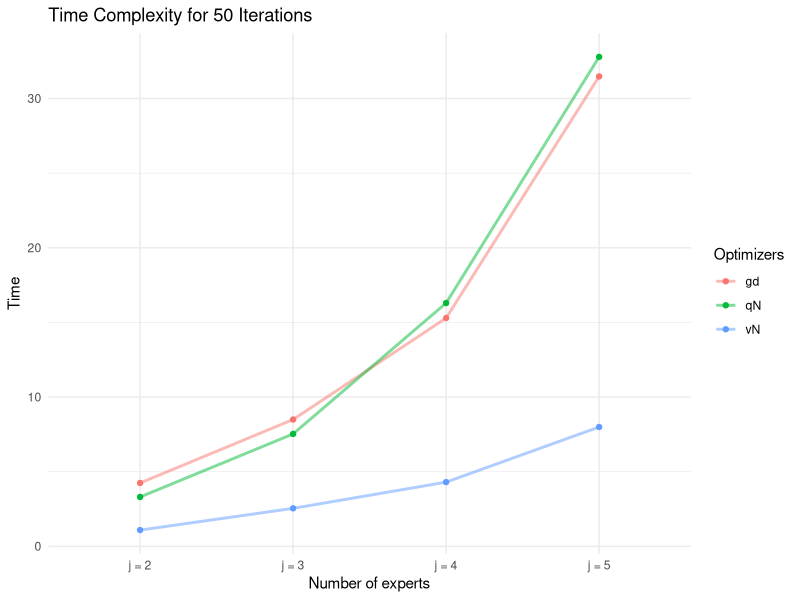

Here is the R script that generated this plot:
library(ggplot2)
library(tidyr)
df=data.frame(size=c("j = 2","j = 3","j = 4","j = 5"),
              gd=c(4.245, 8.496, 15.295, 31.4814),
              vN=c(1.09, 2.546,4.3030, 7.996),
              qN = c(3.307, 7.532, 16.3001, 32.790))
              


df$size <- factor(df$size, levels = df$size)

df <- gather(df, key=Optimizer, value="Time", gd, vN, qN)
ggplot(df, aes(x=size, y=Time, group=Optimizer,color=Optimizer)) +
  geom_line(size = 1, alpha=0.5)+
  geom_point()+
  xlab("Number of experts") +
  ggtitle("Time Complexity for 50 Iterations") + theme_minimal() +
  scale_color_discrete(name  ="Optimizers") 
